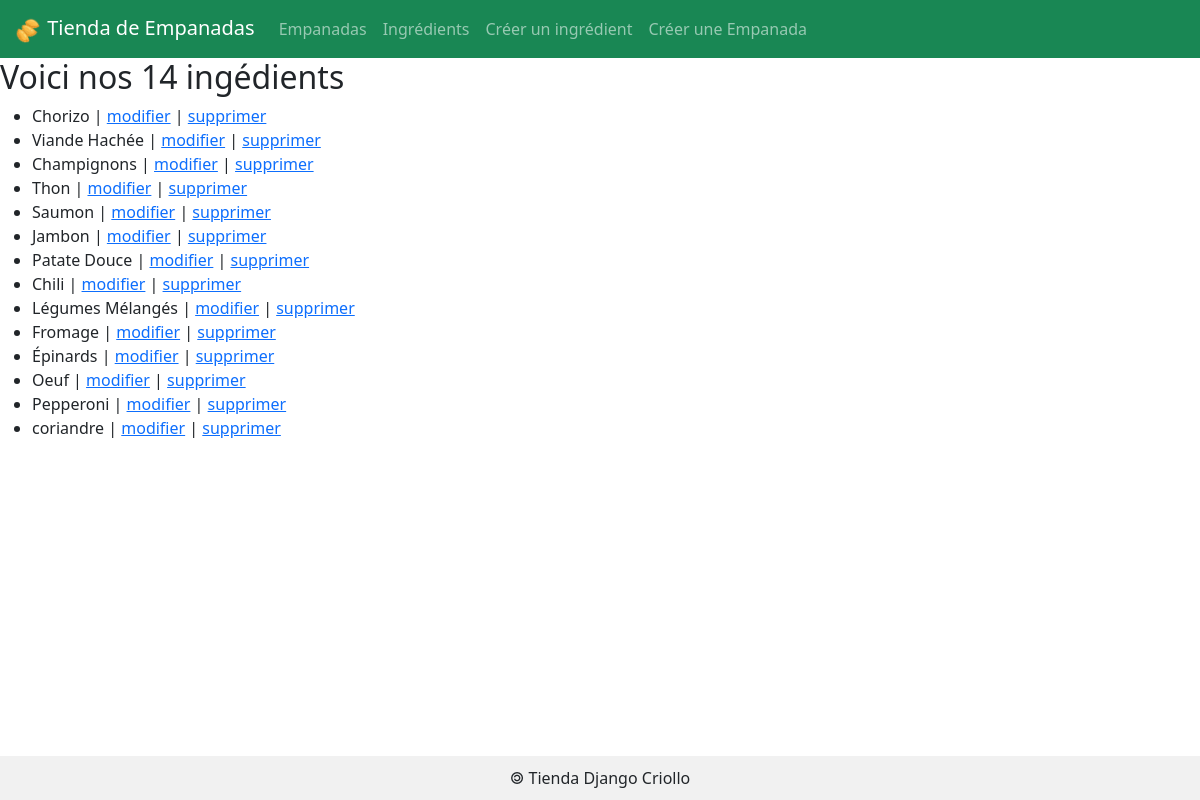
The page /ingredients/ on the database as committed earlier.
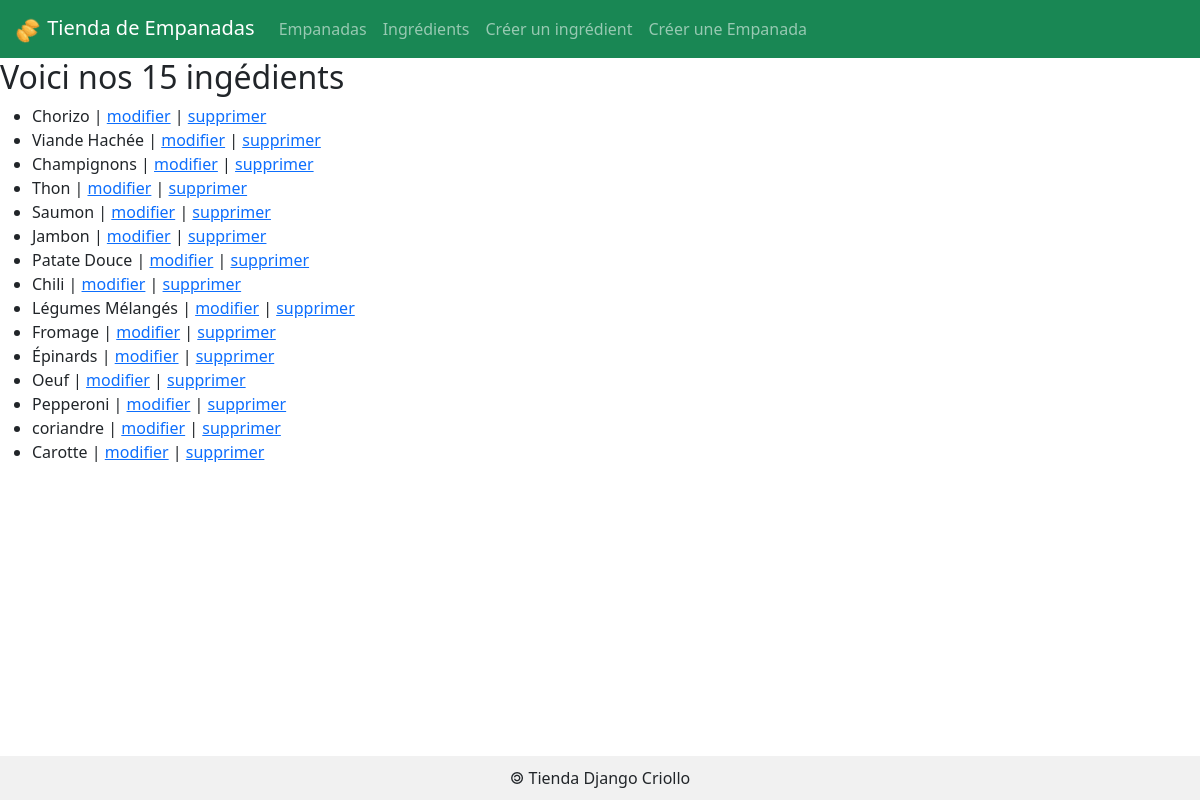
The same page on the database as committed later.
### empanadas/models.py (models this page shows)
class Ingredient(models.Model) :
    idIngredient = models.AutoField( primary_key = True )
    nomIngredient = models.CharField( max_length = 50 )
    def __str__(self) :
        return self.nomIngredient

### empanadas/views.py (the view)
# urls.py: path('ingredients/', 				views.ingredients, name='liste_ingredients'),
def ingredients(request):
    lesIngredients = Ingredient.objects.all()
    return render(request, 'empanadas/ingredients.html',{'ingredients' : lesIngredients} )

### empanadas/templates/empanadas/ingredients.html (shortened to what this page needs)
{% extends 'empanadas/base.html' %}
{% block main %}
<h2>Voici nos {{ingredients|length}} ingédients</h2>
<ul>
        {% for ing in ingredients %}
        <li>{{ing}}
		| <a href="{% url 'afficherFormIngredient' ing.idIngredient %}">modifier</a>
                | <a href="{% url 'supprimerIngredient' ing.idIngredient %}">supprimer</a>
	</li>
        {% endfor %}
</ul>
{% endblock %}

Rows that differ between the two databases and show on the page:
added Ingredient: nomIngredient "Carotte"
Other text that changed with them:
{{ ingredients|length }}: "14" → "15"
